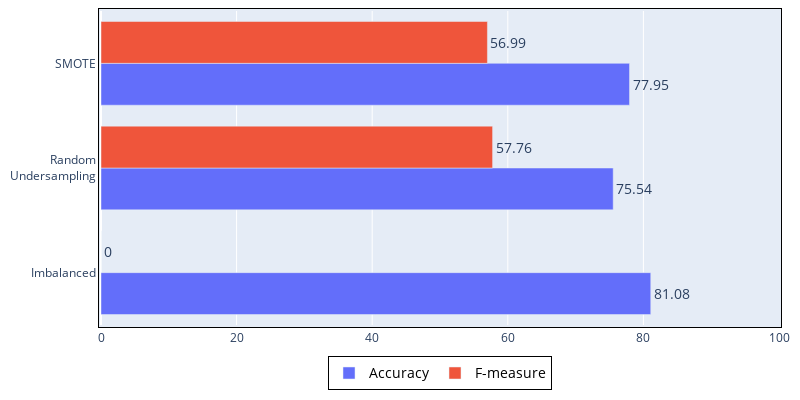

Notebook code for this chart:
### Code cell
#speed variation;speed;distance;course variation;time gap;total time
accuracy  = data2.iloc[:, 1]
fmeasure  = data2.iloc[:, 2] * 100
gmeasure  = data2.iloc[:, 3] * 100
accuracyTwoDec = round(accuracy, 2) # Para etiquetas
fmeasureTwoDec = round(fmeasure, 2) # Para etiquetas
x = data1.labels                 
x[1] = "Random<br>Undersampling"

fig = go.Figure(go.Bar(x=accuracy, y=x, orientation='h', name='Accuracy', text=accuracyTwoDec, textposition='outside', outsidetextfont= dict(size=14),))
fig.add_trace(  go.Bar(x=fmeasure, y=x, orientation='h', name='F-measure', text=fmeasureTwoDec, textposition='outside', outsidetextfont= dict(size=14),))

fig.update_layout(
    legend=dict(
        traceorder="normal",
        font=dict(
            size=14,
            color="black"
        ),
        bordercolor="Black",
        borderwidth=1,
        xanchor = "center", # Para centrarla horizontalmente
        x = 0.5,            # Para centrarla horizontalmente
        orientation="h",    # Para centrarla horizontalmente
    ),
    autosize=False,
    width=800,
    height=400,
    xaxis= {
        'linecolor': 'black',
        'linewidth': 1,
        'mirror': True,
        "range": [ 0, 100 ],
    },
    yaxis= {
      #  'categoryorder': 'array',                                   # Para que ordene por accuracy
       # 'categoryarray': [x for _, x in sorted(zip(accuracy, x))],  # Para que ordene por accuracy
        'linecolor': 'black',
        'linewidth': 1,
        'mirror': True
    },
    margin={
        'l':   10,
        'r':   10,
        'b':   10,
        't':   10,
        'pad': 2
    }
)
fig.show() # Para que salga el resultado
#### Se guarda el diagrama ####
pio.write_image(fig, "ilu2.svg")

### Figure 1 — Plotly figure (JSON) as saved in the notebook; plotly's stock layout.template omitted (floating-point values rounded to 4 significant figures)
{"data": [{"name": "Accuracy", "orientation": "h", "outsidetextfont": {"size": 14}, "text": [81.08, 75.54, 77.95], "textposition": "outside", "type": "bar", "x": [81.08, 75.55, 77.95], "y": ["Imbalanced", "Random<br>Undersampling", "SMOTE"]}, {"name": "F-measure", "orientation": "h", "outsidetextfont": {"size": 14}, "text": [0, 57.76, 56.99], "textposition": "outside", "type": "bar", "x": [0, 57.76, 56.99], "y": ["Imbalanced", "Random<br>Undersampling", "SMOTE"]}], "layout": {"autosize": false, "height": 400, "legend": {"bordercolor": "Black", "borderwidth": 1, "font": {"color": "black", "size": 14}, "orientation": "h", "traceorder": "normal", "x": 0.5, "xanchor": "center"}, "margin": {"b": 10, "l": 10, "pad": 2, "r": 10, "t": 10}, "width": 800, "xaxis": {"linecolor": "black", "linewidth": 1, "mirror": true, "range": [0, 100]}, "yaxis": {"linecolor": "black", "linewidth": 1, "mirror": true}}}
